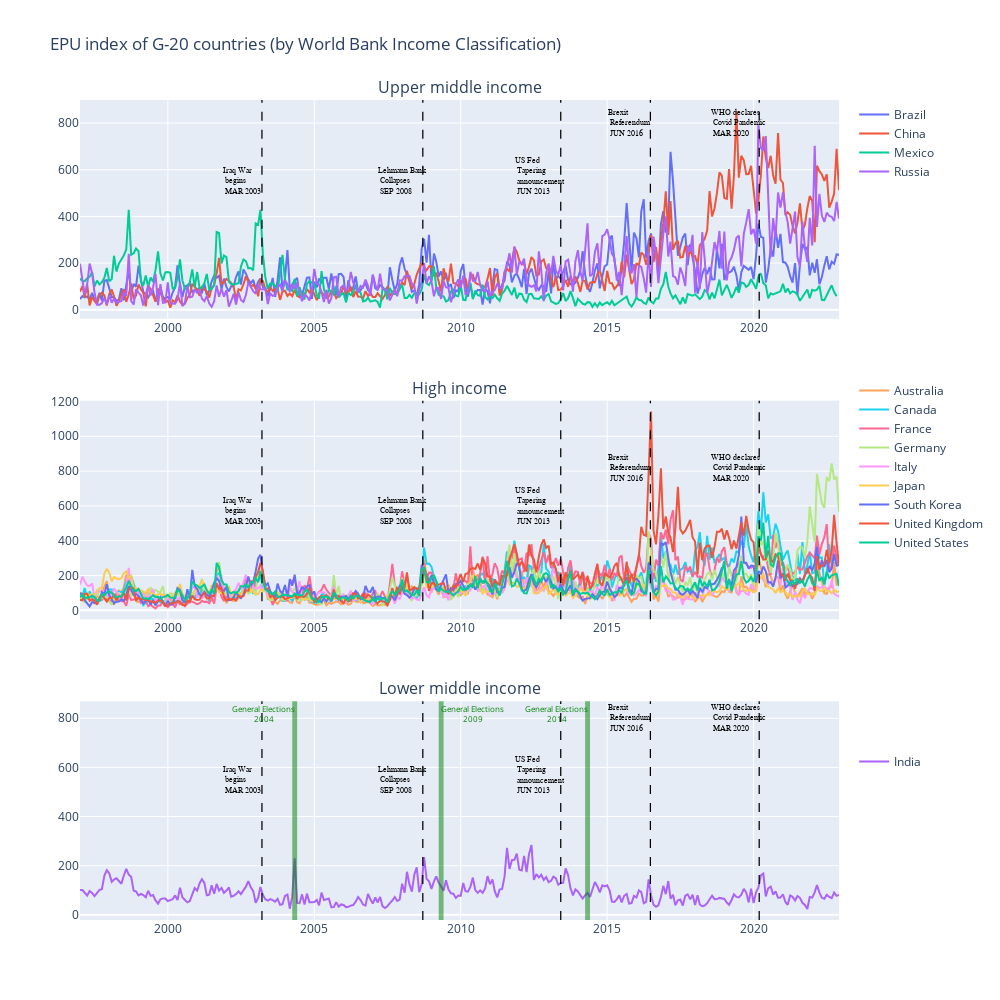

Notebook cell for this chart:
### Code cell
from plotly.subplots import make_subplots
import plotly.graph_objects as go
import pandas as pd
from plotly import tools

################ First dataframe with EPU Information ###################

# Create a dataframe by reading epu data
df_epu = pd.read_excel('/Users/kalyan/Library/CloudStorage/OneDrive-IIMVIZAG/Kalyan-Research/T20-PolicyBrief-G20/Data/G20.xlsx'
                  , sheet_name='G20-EPU',
                   dtype={'Year':object,'Month':object,},
                      header=0);

#Uniformity in Year data - Convert Numeric to String
df_epu['Year'] = df_epu['Year'].astype(str)
#Uniformity in Month data - Convert Numeric to String of length 2
df_epu['Month'] = df_epu['Month'].astype(str).str.zfill(2)
#Generate Date in datetime dtype
df_epu['Date']= str('01')+df_epu['Month']+df_epu['Year']


df_epu['Date'] = pd.to_datetime(df_epu['Date'], 
                                 format='%d%m%Y')
df_epu['Year'] = pd.to_datetime(df_epu['Date'], 
                                 format='%Y')
df_epu['Month'] = pd.to_datetime(df_epu['Date'], 
                                 format='%m')

df_epu= df_epu.set_index('Date')

df_epu = df_epu.drop(columns=['Year', 'Month'])

g20_list = list(df_epu.columns)
g20_list = [e for e in g20_list if e not in ('SCMP China', 'Mainland China')]


################ Second dataframe with Income category of countries  ###################
df_inc_cat = pd.read_excel('/Users/kalyan/Library/CloudStorage/OneDrive-IIMVIZAG/Kalyan-Research/T20-PolicyBrief-G20/Data/G20.xlsx'
                  , sheet_name='Income-Category',
                   dtype={'Year':object,'Month':object,},
                  header=0);
col=df_inc_cat.columns
unique_inc_cat = list(df_inc_cat['Income_category'].unique())

# Dictionary to store a list of records for each unique value of the column
records_dict = {}

# Loop through unique values
for value in unique_inc_cat:
    # Filter the dataframe for each unique value
    filtered_data = df_inc_cat[df_inc_cat['Income_category'] == value]
    
    # Store the list of records in the dictionary
    records_dict[value] = filtered_data['Country'].values.tolist()   


ts = df_epu[g20_list]

#print(df_transpose)
fig = make_subplots(
    rows=3, cols=1,
    subplot_titles = (unique_inc_cat),
    horizontal_spacing = 0.05, vertical_spacing = 0.10)


for i, (key, value) in enumerate(records_dict.items()):
    #print(i, key, value)
    country_list = value
    #print(country_list)
    #print(type(country_list))

    #row = i // cols + 1
    #col = i % cols + 1
    #print(row,col)
    # loop through the y-data and add a trace for each column
    for j in country_list:
        #print(i,j)
        if j in g20_list:
            #print(j, "is present")
            #print(ts[j])
            fig.add_trace(go.Scatter(x=ts.index, y=ts[j], name = j, legendgroup = i), row = i+1, col=1, )
        else:
            print(j, "is absent")
    
    # Iraq war begins 20 March 2003
    fig.add_vline(x=pd.to_datetime("20032003",format='%d%m%Y'), line_width=1.25, line_dash="dash", line_color="Black", 
                  row = i+1, col=1,)
    fig.add_annotation(
        x=pd.to_datetime("20032003",format='%d%m%Y'), y=500+1, text=f'Iraq War <br> begins <br> MAR 2003',
        yanchor='bottom', showarrow=True, arrowhead=1, arrowsize=1, arrowwidth=2, arrowcolor="#636363",
        ax=-20, ay=5, font=dict(size=8, color="Black", family="Courier New, monospace"), align="left", row = i+1, col=1,)
       

    # Lehmann Collapse
    fig.add_vline(x=pd.to_datetime("15092008",format='%d%m%Y'), line_width=1.25, line_dash="dash", line_color="Black",
                 row = i+1, col=1,)
    fig.add_annotation(
        x=pd.to_datetime("15092008",format='%d%m%Y'), y=500+1, text=f'Lehmann Bank <br> Collapses <br> SEP 2008',
        yanchor='bottom', showarrow=True, arrowhead=1, arrowsize=1, arrowwidth=2, arrowcolor="#636363",
        ax=-20, ay=5, font=dict(size=8, color="Black", family="Courier New, monospace"), align="left", row = i+1, col=1,)
    
    # fed Tapering plan announced
    fig.add_vline(x=pd.to_datetime("01062013",format='%d%m%Y'), line_width=1.25, line_dash="dash", line_color="Black", 
                  row = i+1, col=1,)
    fig.add_annotation(
        x=pd.to_datetime("01062013",format='%d%m%Y'), y=500+1, text=f'US Fed <br> Tapering <br> announcement <br> JUN 2013',
        yanchor='bottom', showarrow=True, arrowhead=1, arrowsize=1, arrowwidth=2, arrowcolor="#636363",
        ax=-20, ay=5, font=dict(size=8, color="Black", family="Courier New, monospace"), align="left", row = i+1, col=1,)

    # Brexit Referendum Vote 23 June 2016
    fig.add_vline(x=pd.to_datetime("23062016",format='%d%m%Y'), line_width=1.25, line_dash="dash", line_color="Black",
                 row = i+1, col=1,)
    fig.add_annotation(
        x=pd.to_datetime("23062016",format='%d%m%Y'), y=750+1, text=f'Brexit <br> Referendum <br> JUN 2016',
        yanchor='bottom', showarrow=True, arrowhead=1, arrowsize=1, arrowwidth=2, arrowcolor="#636363",
        ax=-20, ay=5, font=dict(size=8, color="Black", family="Courier New, monospace"), align="left", row = i+1, col=1,)

    # WHO declares Covid Pandemic 11 March 2020
    fig.add_vline(x=pd.to_datetime("11032020",format='%d%m%Y'), line_width=1.25, line_dash="dash", line_color="Black",
                 row = i+1, col=1,)
    fig.add_annotation(
        x=pd.to_datetime("11032020",format='%d%m%Y'), y=750+1, text=f'WHO declares <br> Covid Pandemic <br> MAR 2020',
        yanchor='bottom', showarrow=True, arrowhead=1, arrowsize=1, arrowwidth=2, arrowcolor="#636363",
        ax=-20, ay=5, font=dict(size=8, color="Black", family="Courier New, monospace"), align="left", row = i+1, col=1,)


fig.add_vrect(x0=pd.to_datetime("01042004",format='%d%m%Y'), x1=pd.to_datetime("01062004",format='%d%m%Y'), 
              annotation_text="General Elections<br>2004", 
              annotation_position="top right", annotation_font_size=8, annotation_font_color="Green",
              fillcolor="green", opacity=0.5, line_width=0, row=3, col=1)
fig.add_vrect(x0=pd.to_datetime("01042009",format='%d%m%Y'), x1=pd.to_datetime("01062009",format='%d%m%Y'), 
              annotation_text="General Elections<br>2009", 
              annotation_position="top left", annotation_font_size=8, annotation_font_color="Green",
              fillcolor="green", opacity=0.5, line_width=0, row=3, col=1)
fig.add_vrect(x0=pd.to_datetime("01042014",format='%d%m%Y'), x1=pd.to_datetime("01062014",format='%d%m%Y'), 
              annotation_text="General Elections<br>2014", 
              annotation_position="top right", annotation_font_size=8, annotation_font_color="Green",
              fillcolor="Green", opacity=0.5, line_width=0, row=3, col=1)


fig.update_layout(height=1000, width=1000, 
                   title_text="EPU index of G-20 countries (by World Bank Income Classification)",
                    legend_tracegroupgap = 200,)
       
fig.show()

### Figure 1 — Plotly figure (JSON) as saved in the notebook; plotly's stock layout.template omitted (floating-point values rounded to 4 significant figures; data arrays with more than 128 entries replaced by an {"elided": "..."} marker saying what was removed)
{"data": [{"legendgroup": "0", "name": "Brazil", "type": "scatter", "x": {"elided": "312 str values"}, "xaxis": "x", "y": {"elided": "312 float values"}, "yaxis": "y"}, {"legendgroup": "0", "name": "China", "type": "scatter", "x": {"elided": "312 str values"}, "xaxis": "x", "y": {"elided": "312 float values"}, "yaxis": "y"}, {"legendgroup": "0", "name": "Mexico", "type": "scatter", "x": {"elided": "312 str values"}, "xaxis": "x", "y": {"elided": "312 float values"}, "yaxis": "y"}, {"legendgroup": "0", "name": "Russia", "type": "scatter", "x": {"elided": "312 str values"}, "xaxis": "x", "y": {"elided": "312 float values"}, "yaxis": "y"}, {"legendgroup": "1", "name": "Australia", "type": "scatter", "x": {"elided": "312 str values"}, "xaxis": "x2", "y": {"elided": "312 float values"}, "yaxis": "y2"}, {"legendgroup": "1", "name": "Canada", "type": "scatter", "x": {"elided": "312 str values"}, "xaxis": "x2", "y": {"elided": "312 float values"}, "yaxis": "y2"}, {"legendgroup": "1", "name": "France", "type": "scatter", "x": {"elided": "312 str values"}, "xaxis": "x2", "y": {"elided": "312 float values"}, "yaxis": "y2"}, {"legendgroup": "1", "name": "Germany", "type": "scatter", "x": {"elided": "312 str values"}, "xaxis": "x2", "y": {"elided": "312 float values"}, "yaxis": "y2"}, {"legendgroup": "1", "name": "Italy", "type": "scatter", "x": {"elided": "312 str values"}, "xaxis": "x2", "y": {"elided": "312 float values"}, "yaxis": "y2"}, {"legendgroup": "1", "name": "Japan", "type": "scatter", "x": {"elided": "312 str values"}, "xaxis": "x2", "y": {"elided": "312 float values"}, "yaxis": "y2"}, {"legendgroup": "1", "name": "South Korea", "type": "scatter", "x": {"elided": "312 str values"}, "xaxis": "x2", "y": {"elided": "312 float values"}, "yaxis": "y2"}, {"legendgroup": "1", "name": "United Kingdom", "type": "scatter", "x": {"elided": "312 str values"}, "xaxis": "x2", "y": {"elided": "312 float values"}, "yaxis": "y2"}, {"legendgroup": "1", "name": "United States", "type": "scatter", "x": {"elided": "312 str values"}, "xaxis": "x2", "y": {"elided": "312 float values"}, "yaxis": "y2"}, {"legendgroup": "2", "name": "India", "type": "scatter", "x": {"elided": "312 str values"}, "xaxis": "x3", "y": {"elided": "312 float values"}, "yaxis": "y3"}], "layout": {"annotations": [{"font": {"size": 16}, "showarrow": false, "text": "Upper middle income", "x": 0.5, "xanchor": "center", "xref": "paper", "y": 1, "yanchor": "bottom", "yref": "paper"}, {"font": {"size": 16}, "showarrow": false, "text": "High income", "x": 0.5, "xanchor": "center", "xref": "paper", "y": 0.6333, "yanchor": "bottom", "yref": "paper"}, {"font": {"size": 16}, "showarrow": false, "text": "Lower middle income", "x": 0.5, "xanchor": "center", "xref": "paper", "y": 0.2667, "yanchor": "bottom", "yref": "paper"}, {"align": "left", "arrowcolor": "#636363", "arrowhead": 1, "arrowsize": 1, "arrowwidth": 2, "ax": -20, "ay": 5, "font": {"color": "Black", "family": "Courier New, monospace", "size": 8}, "showarrow": true, "text": "Iraq War <br> begins <br> MAR 2003", "x": "2003-03-20T00:00:00", "xref": "x", "y": 501, "yanchor": "bottom", "yref": "y"}, {"align": "left", "arrowcolor": "#636363", "arrowhead": 1, "arrowsize": 1, "arrowwidth": 2, "ax": -20, "ay": 5, "font": {"color": "Black", "family": "Courier New, monospace", "size": 8}, "showarrow": true, "text": "Lehmann Bank <br> Collapses <br> SEP 2008", "x": "2008-09-15T00:00:00", "xref": "x", "y": 501, "yanchor": "bottom", "yref": "y"}, {"align": "left", "arrowcolor": "#636363", "arrowhead": 1, "arrowsize": 1, "arrowwidth": 2, "ax": -20, "ay": 5, "font": {"color": "Black", "family": "Courier New, monospace", "size": 8}, "showarrow": true, "text": "US Fed <br> Tapering <br> announcement <br> JUN 2013", "x": "2013-06-01T00:00:00", "xref": "x", "y": 501, "yanchor": "bottom", "yref": "y"}, {"align": "left", "arrowcolor": "#636363", "arrowhead": 1, "arrowsize": 1, "arrowwidth": 2, "ax": -20, "ay": 5, "font": {"color": "Black", "family": "Courier New, monospace", "size": 8}, "showarrow": true, "text": "Brexit <br> Referendum <br> JUN 2016", "x": "2016-06-23T00:00:00", "xref": "x", "y": 751, "yanchor": "bottom", "yref": "y"}, {"align": "left", "arrowcolor": "#636363", "arrowhead": 1, "arrowsize": 1, "arrowwidth": 2, "ax": -20, "ay": 5, "font": {"color": "Black", "family": "Courier New, monospace", "size": 8}, "showarrow": true, "text": "WHO declares <br> Covid Pandemic <br> MAR 2020", "x": "2020-03-11T00:00:00", "xref": "x", "y": 751, "yanchor": "bottom", "yref": "y"}, {"align": "left", "arrowcolor": "#636363", "arrowhead": 1, "arrowsize": 1, "arrowwidth": 2, "ax": -20, "ay": 5, "font": {"color": "Black", "family": "Courier New, monospace", "size": 8}, "showarrow": true, "text": "Iraq War <br> begins <br> MAR 2003", "x": "2003-03-20T00:00:00", "xref": "x2", "y": 501, "yanchor": "bottom", "yref": "y2"}, {"align": "left", "arrowcolor": "#636363", "arrowhead": 1, "arrowsize": 1, "arrowwidth": 2, "ax": -20, "ay": 5, "font": {"color": "Black", "family": "Courier New, monospace", "size": 8}, "showarrow": true, "text": "Lehmann Bank <br> Collapses <br> SEP 2008", "x": "2008-09-15T00:00:00", "xref": "x2", "y": 501, "yanchor": "bottom", "yref": "y2"}, {"align": "left", "arrowcolor": "#636363", "arrowhead": 1, "arrowsize": 1, "arrowwidth": 2, "ax": -20, "ay": 5, "font": {"color": "Black", "family": "Courier New, monospace", "size": 8}, "showarrow": true, "text": "US Fed <br> Tapering <br> announcement <br> JUN 2013", "x": "2013-06-01T00:00:00", "xref": "x2", "y": 501, "yanchor": "bottom", "yref": "y2"}, {"align": "left", "arrowcolor": "#636363", "arrowhead": 1, "arrowsize": 1, "arrowwidth": 2, "ax": -20, "ay": 5, "font": {"color": "Black", "family": "Courier New, monospace", "size": 8}, "showarrow": true, "text": "Brexit <br> Referendum <br> JUN 2016", "x": "2016-06-23T00:00:00", "xref": "x2", "y": 751, "yanchor": "bottom", "yref": "y2"}, {"align": "left", "arrowcolor": "#636363", "arrowhead": 1, "arrowsize": 1, "arrowwidth": 2, "ax": -20, "ay": 5, "font": {"color": "Black", "family": "Courier New, monospace", "size": 8}, "showarrow": true, "text": "WHO declares <br> Covid Pandemic <br> MAR 2020", "x": "2020-03-11T00:00:00", "xref": "x2", "y": 751, "yanchor": "bottom", "yref": "y2"}, {"align": "left", "arrowcolor": "#636363", "arrowhead": 1, "arrowsize": 1, "arrowwidth": 2, "ax": -20, "ay": 5, "font": {"color": "Black", "family": "Courier New, monospace", "size": 8}, "showarrow": true, "text": "Iraq War <br> begins <br> MAR 2003", "x": "2003-03-20T00:00:00", "xref": "x3", "y": 501, "yanchor": "bottom", "yref": "y3"}, {"align": "left", "arrowcolor": "#636363", "arrowhead": 1, "arrowsize": 1, "arrowwidth": 2, "ax": -20, "ay": 5, "font": {"color": "Black", "family": "Courier New, monospace", "size": 8}, "showarrow": true, "text": "Lehmann Bank <br> Collapses <br> SEP 2008", "x": "2008-09-15T00:00:00", "xref": "x3", "y": 501, "yanchor": "bottom", "yref": "y3"}, {"align": "left", "arrowcolor": "#636363", "arrowhead": 1, "arrowsize": 1, "arrowwidth": 2, "ax": -20, "ay": 5, "font": {"color": "Black", "family": "Courier New, monospace", "size": 8}, "showarrow": true, "text": "US Fed <br> Tapering <br> announcement <br> JUN 2013", "x": "2013-06-01T00:00:00", "xref": "x3", "y": 501, "yanchor": "bottom", "yref": "y3"}, {"align": "left", "arrowcolor": "#636363", "arrowhead": 1, "arrowsize": 1, "arrowwidth": 2, "ax": -20, "ay": 5, "font": {"color": "Black", "family": "Courier New, monospace", "size": 8}, "showarrow": true, "text": "Brexit <br> Referendum <br> JUN 2016", "x": "2016-06-23T00:00:00", "xref": "x3", "y": 751, "yanchor": "bottom", "yref": "y3"}, {"align": "left", "arrowcolor": "#636363", "arrowhead": 1, "arrowsize": 1, "arrowwidth": 2, "ax": -20, "ay": 5, "font": {"color": "Black", "family": "Courier New, monospace", "size": 8}, "showarrow": true, "text": "WHO declares <br> Covid Pandemic <br> MAR 2020", "x": "2020-03-11T00:00:00", "xref": "x3", "y": 751, "yanchor": "bottom", "yref": "y3"}, {"font": {"color": "Green", "size": 8}, "showarrow": false, "text": "General Elections<br>2004", "x": "2004-06-01T00:00:00", "xanchor": "right", "xref": "x3", "y": 1, "yanchor": "top", "yref": "y3 domain"}, {"font": {"color": "Green", "size": 8}, "showarrow": false, "text": "General Elections<br>2009", "x": "2009-04-01T00:00:00", "xanchor": "left", "xref": "x3", "y": 1, "yanchor": "top", "yref": "y3 domain"}, {"font": {"color": "Green", "size": 8}, "showarrow": false, "text": "General Elections<br>2014", "x": "2014-06-01T00:00:00", "xanchor": "right", "xref": "x3", "y": 1, "yanchor": "top", "yref": "y3 domain"}], "height": 1000, "legend": {"tracegroupgap": 200}, "shapes": [{"line": {"color": "Black", "dash": "dash", "width": 1.25}, "type": "line", "x0": "2003-03-20T00:00:00", "x1": "2003-03-20T00:00:00", "xref": "x", "y0": 0, "y1": 1, "yref": "y domain"}, {"line": {"color": "Black", "dash": "dash", "width": 1.25}, "type": "line", "x0": "2008-09-15T00:00:00", "x1": "2008-09-15T00:00:00", "xref": "x", "y0": 0, "y1": 1, "yref": "y domain"}, {"line": {"color": "Black", "dash": "dash", "width": 1.25}, "type": "line", "x0": "2013-06-01T00:00:00", "x1": "2013-06-01T00:00:00", "xref": "x", "y0": 0, "y1": 1, "yref": "y domain"}, {"line": {"color": "Black", "dash": "dash", "width": 1.25}, "type": "line", "x0": "2016-06-23T00:00:00", "x1": "2016-06-23T00:00:00", "xref": "x", "y0": 0, "y1": 1, "yref": "y domain"}, {"line": {"color": "Black", "dash": "dash", "width": 1.25}, "type": "line", "x0": "2020-03-11T00:00:00", "x1": "2020-03-11T00:00:00", "xref": "x", "y0": 0, "y1": 1, "yref": "y domain"}, {"line": {"color": "Black", "dash": "dash", "width": 1.25}, "type": "line", "x0": "2003-03-20T00:00:00", "x1": "2003-03-20T00:00:00", "xref": "x2", "y0": 0, "y1": 1, "yref": "y2 domain"}, {"line": {"color": "Black", "dash": "dash", "width": 1.25}, "type": "line", "x0": "2008-09-15T00:00:00", "x1": "2008-09-15T00:00:00", "xref": "x2", "y0": 0, "y1": 1, "yref": "y2 domain"}, {"line": {"color": "Black", "dash": "dash", "width": 1.25}, "type": "line", "x0": "2013-06-01T00:00:00", "x1": "2013-06-01T00:00:00", "xref": "x2", "y0": 0, "y1": 1, "yref": "y2 domain"}, {"line": {"color": "Black", "dash": "dash", "width": 1.25}, "type": "line", "x0": "2016-06-23T00:00:00", "x1": "2016-06-23T00:00:00", "xref": "x2", "y0": 0, "y1": 1, "yref": "y2 domain"}, {"line": {"color": "Black", "dash": "dash", "width": 1.25}, "type": "line", "x0": "2020-03-11T00:00:00", "x1": "2020-03-11T00:00:00", "xref": "x2", "y0": 0, "y1": 1, "yref": "y2 domain"}, {"line": {"color": "Black", "dash": "dash", "width": 1.25}, "type": "line", "x0": "2003-03-20T00:00:00", "x1": "2003-03-20T00:00:00", "xref": "x3", "y0": 0, "y1": 1, "yref": "y3 domain"}, {"line": {"color": "Black", "dash": "dash", "width": 1.25}, "type": "line", "x0": "2008-09-15T00:00:00", "x1": "2008-09-15T00:00:00", "xref": "x3", "y0": 0, "y1": 1, "yref": "y3 domain"}, {"line": {"color": "Black", "dash": "dash", "width": 1.25}, "type": "line", "x0": "2013-06-01T00:00:00", "x1": "2013-06-01T00:00:00", "xref": "x3", "y0": 0, "y1": 1, "yref": "y3 domain"}, {"line": {"color": "Black", "dash": "dash", "width": 1.25}, "type": "line", "x0": "2016-06-23T00:00:00", "x1": "2016-06-23T00:00:00", "xref": "x3", "y0": 0, "y1": 1, "yref": "y3 domain"}, {"line": {"color": "Black", "dash": "dash", "width": 1.25}, "type": "line", "x0": "2020-03-11T00:00:00", "x1": "2020-03-11T00:00:00", "xref": "x3", "y0": 0, "y1": 1, "yref": "y3 domain"}, {"fillcolor": "green", "line": {"width": 0}, "opacity": 0.5, "type": "rect", "x0": "2004-04-01T00:00:00", "x1": "2004-06-01T00:00:00", "xref": "x3", "y0": 0, "y1": 1, "yref": "y3 domain"}, {"fillcolor": "green", "line": {"width": 0}, "opacity": 0.5, "type": "rect", "x0": "2009-04-01T00:00:00", "x1": "2009-06-01T00:00:00", "xref": "x3", "y0": 0, "y1": 1, "yref": "y3 domain"}, {"fillcolor": "Green", "line": {"width": 0}, "opacity": 0.5, "type": "rect", "x0": "2014-04-01T00:00:00", "x1": "2014-06-01T00:00:00", "xref": "x3", "y0": 0, "y1": 1, "yref": "y3 domain"}], "title": {"text": "EPU index of G-20 countries (by World Bank Income Classification)"}, "width": 1000, "xaxis": {"anchor": "y", "domain": [0, 1]}, "xaxis2": {"anchor": "y2", "domain": [0, 1]}, "xaxis3": {"anchor": "y3", "domain": [0, 1]}, "yaxis": {"anchor": "x", "domain": [0.7333, 1]}, "yaxis2": {"anchor": "x2", "domain": [0.3667, 0.6333]}, "yaxis3": {"anchor": "x3", "domain": [0, 0.2667]}}}
